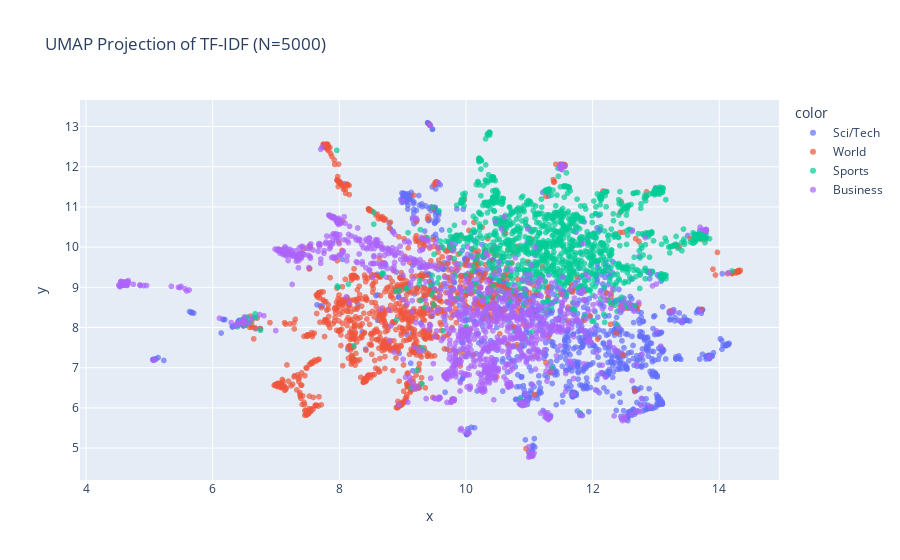

The notebook cell this image was saved under:
### Markdown cell above
## 2.4 Semantic Analysis (Embeddings & UMAP)

### Code cell
# TF-IDF + UMAP Visualization
# Sample for speed (UMAP can be slow on 100k)
sample_size = 5000
subset = train_df.sample(sample_size, random_state=42)

tfidf = TfidfVectorizer(max_features=1000, stop_words='english')
X_tfidf = tfidf.fit_transform(subset['text'])

# UMAP
reducer = umap.UMAP(n_components=2, random_state=42)
embedding = reducer.fit_transform(X_tfidf)

fig_umap = px.scatter(
    x=embedding[:, 0], 
    y=embedding[:, 1], 
    color=subset['label_name'],
    title=f"UMAP Projection of TF-IDF (N={sample_size})",
    opacity=0.7
)
fig_umap.show()

### Figure 1 — Plotly figure (JSON) as saved in the notebook; plotly's stock layout.template omitted (floating-point values rounded to 4 significant figures; data arrays with more than 128 entries replaced by an {"elided": "..."} marker saying what was removed)
{"data": [{"hovertemplate": "color=Sci/Tech<br>x=%{x}<br>y=%{y}<extra></extra>", "legendgroup": "Sci/Tech", "marker": {"color": "#636efa", "opacity": 0.7, "symbol": "circle"}, "mode": "markers", "name": "Sci/Tech", "showlegend": true, "type": "scattergl", "x": {"elided": "1272 float values"}, "xaxis": "x", "y": {"elided": "1272 float values"}, "yaxis": "y"}, {"hovertemplate": "color=World<br>x=%{x}<br>y=%{y}<extra></extra>", "legendgroup": "World", "marker": {"color": "#EF553B", "opacity": 0.7, "symbol": "circle"}, "mode": "markers", "name": "World", "showlegend": true, "type": "scattergl", "x": {"elided": "1222 float values"}, "xaxis": "x", "y": {"elided": "1222 float values"}, "yaxis": "y"}, {"hovertemplate": "color=Sports<br>x=%{x}<br>y=%{y}<extra></extra>", "legendgroup": "Sports", "marker": {"color": "#00cc96", "opacity": 0.7, "symbol": "circle"}, "mode": "markers", "name": "Sports", "showlegend": true, "type": "scattergl", "x": {"elided": "1273 float values"}, "xaxis": "x", "y": {"elided": "1273 float values"}, "yaxis": "y"}, {"hovertemplate": "color=Business<br>x=%{x}<br>y=%{y}<extra></extra>", "legendgroup": "Business", "marker": {"color": "#ab63fa", "opacity": 0.7, "symbol": "circle"}, "mode": "markers", "name": "Business", "showlegend": true, "type": "scattergl", "x": {"elided": "1233 float values"}, "xaxis": "x", "y": {"elided": "1233 float values"}, "yaxis": "y"}], "layout": {"legend": {"title": {"text": "color"}, "tracegroupgap": 0}, "title": {"text": "UMAP Projection of TF-IDF (N=5000)"}, "xaxis": {"anchor": "y", "domain": [0, 1], "title": {"text": "x"}}, "yaxis": {"anchor": "x", "domain": [0, 1], "title": {"text": "y"}}}}
